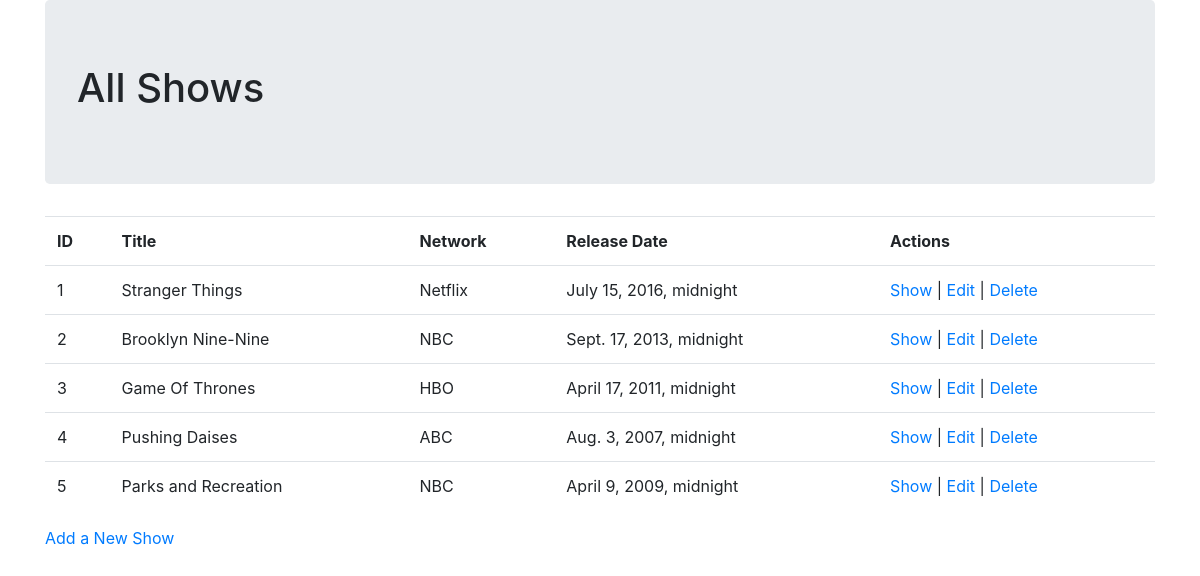
/shows, run on the app's committed database.
### Sem_Res_TvShowApp/models.py (models this page shows)
class Show(models.Model):
    title = models.CharField(max_length=255)
    network = models.CharField(max_length=225)
    release_date = models.DateTimeField()
    desc = models.TextField()
    created_at = models.DateTimeField(auto_now_add=True)
    updated_at = models.DateTimeField(auto_now=True)

### Sem_Res_TvShowApp/views.py (the view)
# urls.py: path("shows", views. index),
def index(request):
    showallshows = Show.objects.all()
    context = {
        'showingshows': showallshows
    }
    return render(request, "shows.html", context)

### Sem_Res_TvShowApp/templates/shows.html (shortened to what this page needs)
<!DOCTYPE html>
<html lang="en">
<head>
    <link rel="stylesheet" href="https://stackpath.bootstrapcdn.com/bootstrap/4.4.1/css/bootstrap.min.css">
</head>
<body>
    <div class="container">
        <div class="jumbotron">
            <h1>All Shows</h1>
        </div>
        <div class="row">
            <div class="col-sm-12">
                <table class="table table.striped">
                    <tr>
                        <th>ID</th>
                        <th>Title</th>
                        <th>Network</th>
                        <th>Release Date</th>
                        <th>Actions</th>
                    </tr>
                    {% for show in showingshows %}
                    <tr>
                        <td>{{ show.id }}</td>
                        <td>{{ show.title }}</td>
                        <td>{{ show.network }}</td>
                        <td>{{ show.release_date }}</td>
                        <td><a href="/shows/{{ show.id }}">Show</a> |
                            <a href="/shows/{{ show.id }}/edit"> Edit</a> |
                            <a href="/shows/{{ show.id }}"> Delete</a>
                        </td>
                    </tr>
                    {% endfor %}
                </table>
                <a href="/shows/new">Add a New Show</a>
            </div>
        </div>
    </div>
</body>
</html>

### data on the page
Show: id "1", title "Stranger Things", network "Netflix", release_date "July 15, 2016, midnight"
Show: id "2", title "Brooklyn Nine-Nine", network "NBC", release_date "Sept. 17, 2013, midnight"
Show: id "3", title "Game Of Thrones", network "HBO", release_date "April 17, 2011, midnight"
Show: id "4", title "Pushing Daises", network "ABC", release_date "Aug. 3, 2007, midnight"
Show: id "5", title "Parks and Recreation", network "NBC", release_date "April 9, 2009, midnight"
